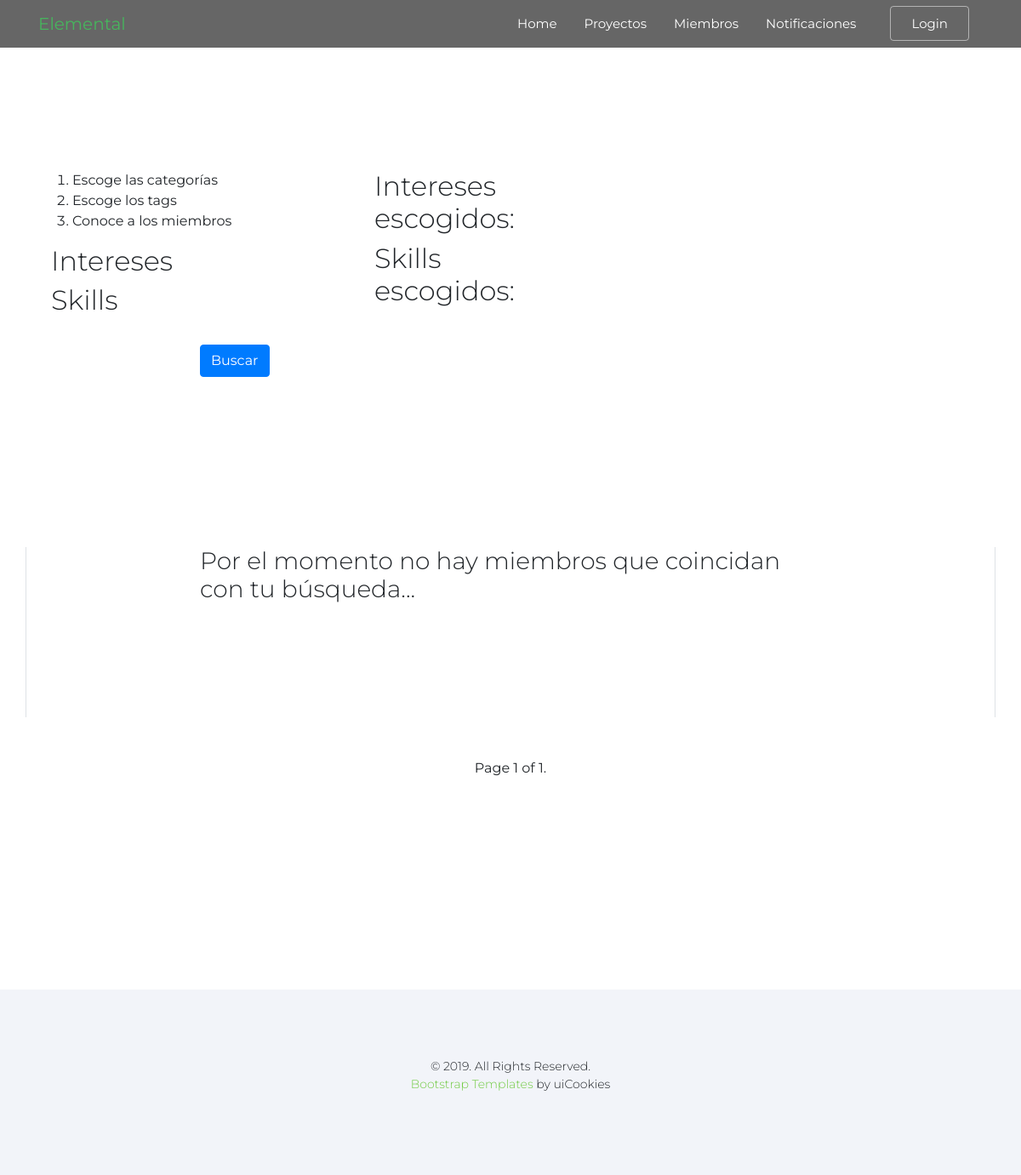
The app's page /members/miembros/filtro/, older data.
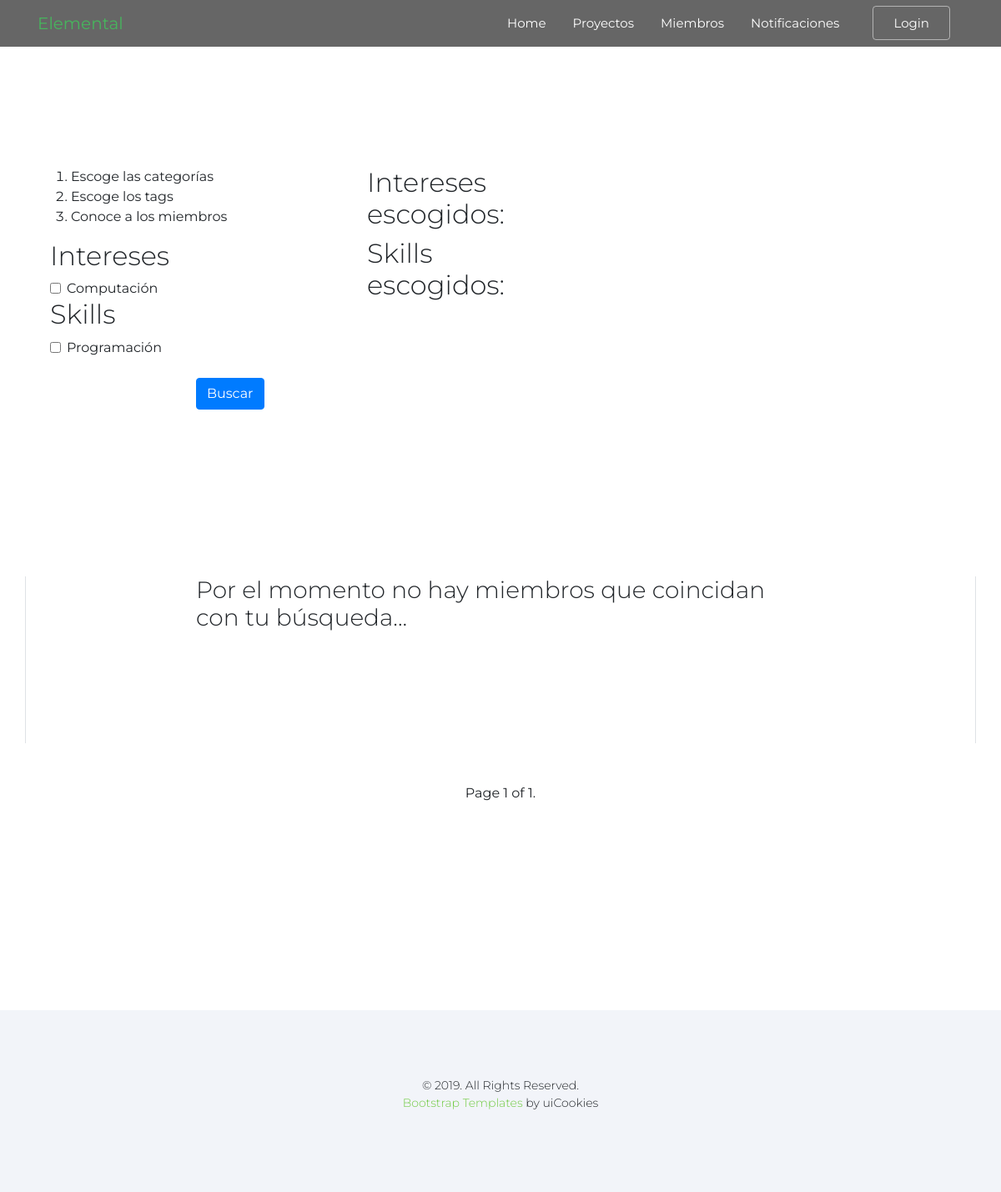
The same page, newer data.
### core/models.py (models this page shows, shortened)
class InterestCategory(models.Model):
    slug = models.SlugField(unique=True)
    name = models.CharField(unique=True, max_length=30)
    quantity = models.IntegerField(default=0)
    top = models.BooleanField(default=False)
    class Meta:
        ordering = ['-slug']
    def __str__(self):
        return self.name

class SkillCategory(models.Model):
    slug = models.SlugField(unique=True)
    name = models.CharField(unique=True, max_length=30)
    quantity = models.IntegerField(default=0)
    top = models.BooleanField(default=False)
    class Meta:
        ordering = ['-slug']
    def __str__(self):
        return self.name

### members/views.py (the view, shortened to what this page needs)
# urls.py: path('miembros/filtro/', MemberAdvancedFilterView.as_view(), name='member-filter'),
class MemberAdvancedFilterView(generic.View):
    _interest_categories = InterestCategory.objects.all()
    _skill_categories = SkillCategory.objects.all()
    interest_categories = []
    skill_categories = []
    for interest_category in _interest_categories:
        x = []
        x.append(False)
        x.append(interest_category)
        interest_categories.append(x)
    for skill_category in _skill_categories:
        x = []
        x.append(False)
        x.append(skill_category)
        skill_categories.append(x)
    def get(self, request):
        selected_interest_categories = []
        selected_skill_categories = []
        for i in range(0, len(self.interest_categories)):
            try:
                interest = self.interest_categories[i][1]
                if request.GET[interest.slug]:
                    self.interest_categories[i][0] = True
                    selected_interest_categories.append(interest)
            except MultiValueDictKeyError:
                self.interest_categories[i][0] = False
                print('none')
        for i in range(0, len(self.skill_categories)):
            try:
                skill = self.skill_categories[i][1]
                if request.GET[skill.slug]:
                    self.skill_categories[i][0] = True
                    selected_skill_categories.append(skill)
            except MultiValueDictKeyError:
                self.skill_categories[i][0] = False
                print('none')
        interests_groups = []
        for selected_interest_category in selected_interest_categories:
            interests_groups.append(Interest.objects.filter(category=selected_interest_category))
        skills_groups = []
        for selected_skill_category in selected_skill_categories:
            skills_groups.append(Skill.objects.filter(category=selected_skill_category))
        selected_interests = []
        selected_skills = []
        members_groups = []
        for selected_interest in selected_interests:
            members_groups.append(MemberInterest.objects.filter(interest=selected_interest))
        for selected_skill in selected_skills:
            members_groups.append(MemberSkill.objects.filter(skill=selected_skill))
        members = []
        for member_group in members_groups:
            for memberTag in member_group:
                if memberTag.member not in members:
                    members.append(memberTag.member)
        paginator = Paginator(members, 18)
        page_number = request.GET.get('page')
        page_obj = paginator.get_page(page_number)
        context = {
            'interest_categories': self.interest_categories,
            'skill_categories': self.skill_categories,
            'interests_groups': interests_groups,
            'skills_groups': skills_groups,
            'page_obj': page_obj,
        }
        return render(request, 'members/miembro_filtro_avanzado.html', context)

### templates/members/miembro_filtro_avanzado.html (shortened to what this page needs)
{% extends "base.html" %}
{% block content %}
<div style="margin-top: 200px; margin-bottom: 200px;" class="container">
    <div class="row">
    <div class="col-4">
    <div class="hide-mobile">
      <ol>
        <li>Escoge las categorías</li>
        <li>Escoge los tags</li>
        <li>Conoce a los miembros</li>
      </ol>
    </div>
    <form action="{% url 'members:member-filter'%}" method="GET">
    <div class="container">
    <h2 class="hide-mobile">Intereses</h2>
    {% for interest_category in interest_categories %}
        {% if interest_category.0 %}
        <div class="form-check">
            <input type="checkbox" class="form-check-input" id="{{ interest_category.1.slug }}" name="{{ interest_category.1.slug }}" checked>
            <label class="form-check-label" for="{{ interest_category.1.slug }}">{{ interest_category.1 }}</label>
          </div>
        {% else %}
        <div class="form-check">
            <input type="checkbox" class="form-check-input" id="{{ interest_category.1.slug }}" name="{{ interest_category.1.slug }}">
            <label class="form-check-label" for="{{ interest_category.1.slug }}">{{ interest_category.1 }}</label>
          </div>
        {% endif %}
      {% endfor %}
    </div>
    <div class="container">
    <h2 class="hide-mobile">Skills</h2>
    {% for skill_category in skill_categories %}
        {% if skill_category.0 %}
    <div class="form-check">
        <input type="checkbox" class="form-check-input" id="{{ skill_category.1.slug }}" name="{{ skill_category.1.slug }}" checked>
        <label class="form-check-label" for="{{ skill_category.1.slug }}">{{ skill_category.1 }}</label>
      </div>
      {% else %}
    <div class="form-check">
        <input type="checkbox" class="form-check-input" id="{{ skill_category.1.slug }}" name="{{ skill_category.1.slug }}">
        <label class="form-check-label" for="{{ skill_category.1.slug }}">{{ skill_category.1 }}</label>
      </div>
      {% endif %}
      {%endfor%}
    </div>
</div>
<div class="hide-mobile">
<div class="col-4">
    <div class="container">
        <h2 class="hide-mobile">Intereses escogidos:</h2>
    </div>
</div>
<div class="col-4">
    <div class="container">
      <h2 class="hide-mobile">Skills escogidos:</h2>
    </div>
</div>
</div>
</div>
<div class="row">
    <div class="col-2"></div>
    <div class="col-2">
        <br>
        <button class="btn btn-primary" type="submit">
            Buscar
        </button>
    </form></div>
    <div class="col-8">
    </div>
</div>
</div>
<section id="anchor">
<div style="margin-top: 200px; margin-bottom: 200px;" class="container">
<div class="row">
    <div class="col-2 border-left">
    </div>
    <div class="col-8">
      <div class="row">
        {% if page_obj %}
        {% for member in page_obj %}
    <div class="col-lg-4 col-md- col-sm-6">
      <div class="media d-block pb_feature-v1 text-left">
        <div class="card">
          {% if member.image %}
              <img style="margin: auto; height: 200px; width: 200px; max-width: 100%;"  class="card-img-top" src="{{member.image.url}}" alt="Imagen de {{member.name}}">
          {% else %}
          <img style="margin: auto; height: 200px; width: 200px; max-width: 100%;"  class="card-img-top" src="imagen_predeterminada.png}" alt="Imagen de {{member.name}}">
              {% endif %}
              <div class="card-body">
                <div class="card-title">{{ member.name }}</div>
                <div style="font-size: smaller;" class="card-text">
                    {{ member.summary }}
                </div>
                <br>
                    <div style="margin: 0 auto; width: 100%;" class="card-text"><a class="btn btn-success" href="{{member.get_absolute_url}}">Conocer</a></div>
                    <br>
              </div>
            </div>
      </div>
    </div>
    {% endfor %}
    {% else %}
    <div style="height: 200px;" class="container">
      <h3>Por el momento no hay miembros que coincidan con tu búsqueda...</h3>
    </div>
    {% endif %}
      </div>
    </div>
    <div class="col-2 border-right">
    </div>
  </div>
  <br>
  <br>
  <div style="display: flex; justify-content: center; align-items: center;" class="pagination ali">
    <span class="step-links">
        <span class="current">
            Page {{ page_obj.number }} of {{ page_obj.paginator.num_pages }}.
        </span>
    </span>
</div>
</div>
</section>
{% endblock content %}

### templates/base.html (shortened to what this page needs)
<!DOCTYPE html>
<html lang="en">
	<head>
    <link rel='stylesheet' href='https://cdn3.devexpress.com/jslib/20.1.4/css/dx.common.css'>
    <link rel='stylesheet' href='https://cdn3.devexpress.com/jslib/20.1.4/css/dx.light.css'><link rel="stylesheet" href="/static/css/newRegister.css">
    <link rel="stylesheet" href="/static/css/bootstrap/bootstrap.css">
    <link rel="stylesheet" href="/static/fonts/ionicons/css/ionicons.min.css">
    <link rel="stylesheet" href="/static/fonts/law-icons/font/flaticon.css">
    <link rel="stylesheet" href="/static/fonts/fontawesome/css/font-awesome.min.css">
    <link rel="stylesheet" href="/static/css/slick.css">
    <link rel="stylesheet" href="/static/css/slick-theme.css">
    <link rel="stylesheet" href="/static/css/helpers.css">
    <link rel="stylesheet" href="/static/css/style.css">
    <link rel="stylesheet" href="/static/css/landing-2.css">
	</head>
	<body data-spy="scroll" data-target="#pb-navbar" data-offset="200">
    <nav class="navbar navbar-expand-lg navbar-dark pb_navbar pb_scrolled-light" id="pb-navbar">
      <div class="container">
        <a class="navbar-brand" href="/">Elemental</a>
        <div class="collapse navbar-collapse" id="probootstrap-navbar">
          <ul class="navbar-nav ml-auto">
            <li class="nav-item"><a class="nav-link" href="{% url 'core:about'%}">Home</a></li>
            <li class="nav-item"><a class="nav-link" href="{% url 'projects:proyectos'%}">Proyectos</a></li>
            <li class="nav-item"><a class="nav-link" href="{% url 'members:miembros'%}">Miembros</a></li>
            {% if user.has_notifications %}
            <li class="nav-item">
              <a class="nav-link" href="{% url 'notes:peticiones' %}">
                <b>Notificaciones</b>
                <i class="fas fa-exclamation"></i>
            </a>
            </li>
            {% else %}
            <li class="nav-item"><a class="nav-link" href="{% url 'notes:peticiones'%}">Notificaciones</a></li>
            {% endif %}
            {% if user.is_authenticated %}
            <li class="nav-item cta-btn ml-xl-2 ml-lg-2 ml-md-0 ml-sm-0 ml-0"><a class="nav-link" href="/logout"><span class="pb_rounded-4 px-4">Logout</span></a></li>
            {% else %}
            <li class="nav-item cta-btn ml-xl-2 ml-lg-2 ml-md-0 ml-sm-0 ml-0"><a class="nav-link" href="/login"><span class="pb_rounded-4 px-4">Login</span></a></li>
            {% endif %}
          </ul>
        </div>
      </div>
    </nav>
    {% block content %}
    {% endblock content%}
      <br><br>
    <footer class="pb_footer bg-light" role="contentinfo">
      <div class="container">
        <div class="row">
          <div class="col text-center">
            <p class="pb_font-14">&copy; 2019. All Rights Reserved. <br>  <a style="color: #71cb43" href="https://uicookies.com/bootstrap-html-templates/">Bootstrap Templates</a> by uiCookies</p>
          </div>
        </div>
      </div>
    </footer>
	</body>
</html>

### static/css/style.css (style rules this page uses)
input, select, textarea { font-weight: 300; color: rgba(0, 0, 0, 0.7); }
html { overflow-x: hidden; font-size: 1em; }
body { font-family: "Montserrat", Arial, sans-serif; }
input, textarea, p { font-weight: 300; }
h1, h2, h3, h4, h5, h6 { font-weight: 300 !important; }
a { -webkit-transition: .3s all ease; -o-transition: .3s all ease; transition: .3s all ease; }
.pb_navbar { position: absolute; top: 0; left: 0; z-index: 100; width: 100%; font-family: "Montserrat", Arial, sans-serif; }
.pb_navbar > .container { position: relative; }
.pb_navbar ul > li > a { color: white !important; }
.pb_navbar ul > li.cta-btn > a > span { padding: 10px; border: 1px solid rgba(255, 255, 255, 0.5); }
.pb_navbar .nav-link { font-size: 15px; padding-left: 1rem !important; padding-right: 1rem !important; }
.pb_footer { padding: 5em 0; }

### static/css/landing-2.css (style rules this page uses)
body { overflow-x: hidden; }
.bg-light { background-color: #f2f4f9 !important; }

### templates/base.html (style rules this page uses)
.nav-link { color: #47b55d !important; }
.navbar-brand { color: #47b55d !important; }
.navbar { background-color: rgba(0,0,0,0.6); }
.pb_navbar .navbar-nav { background-color: rgba(0,0,0,0); }
footer { left: 0; bottom: 0; width: 100%; text-align: center; }

Row changes from the older to the newer data that the page shows:
added InterestCategory: name "Computación"
added SkillCategory: name "Programación"
